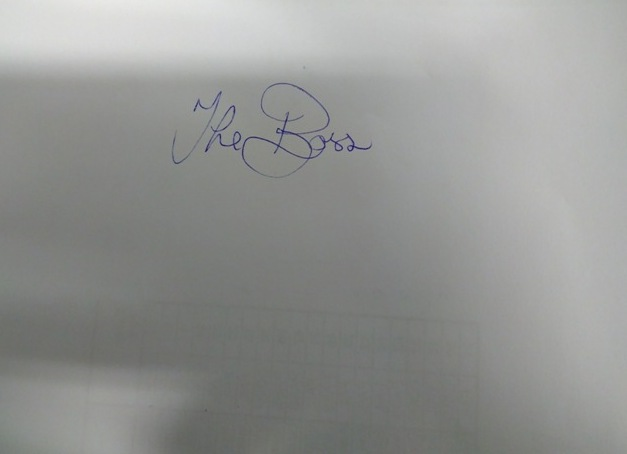
%> input picture Boss.bmp, 627 x 454 px
$ octave note_contrast.m   (GNU Octave 9; MATLAB toolbox functions it lacks are replaced by stand-ins)
%> lines starting %> are read from the running program, lines starting %| are printed output that depends on the picture
%-------------------------------------------------------------------------
% ========================
% Contrast Stretching
% ========================
%
% Copyright (C): Yumin Chen
%
% 02/Feb/2017
%
% Introduction
% ------------------------
% This program aims to stretch the contrast of an image.
% -------------------------------------------------------------------------


clc; % Clear command line
clear all; % Clear all variables
close all; % Close all sub-windows

Image = im2double(imread('Boss.bmp'));
Gray = rgb2gray(Image);

Gmean = mean(Gray(:));
%> Gmean = 0.581
Gstd = std(Gray(:));
%> Gstd = 0.121
Gmin = max(min(Gray(:)), Gmean - Gstd*3);
%> Gmin = 0.218
Gmax = min(max(Gray(:)), Gmean + Gstd*3);
%> Gmax = 0.91

Output = (Gray - Gmin) / (Gmax - Gmin);
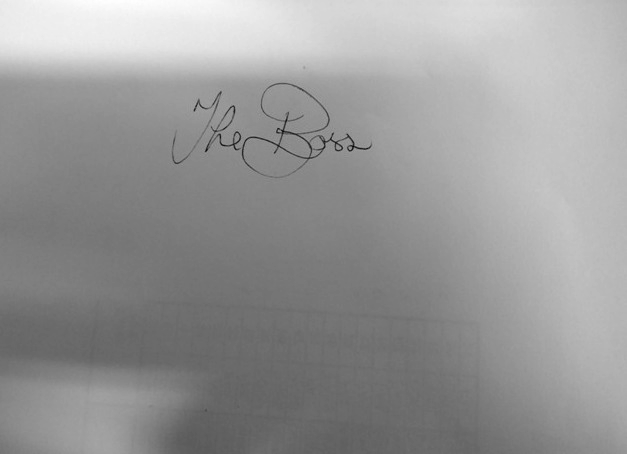
%> Output: size 454x627 double; min -0.178, max 1, mean 0.524; drawn with min black and max white

figure;
subplot(2,2,1), imshow(Gray), title('Original');
subplot(2,2,2), imshow(Output), title('Processed');
subplot(2,2,3), imhist(Gray), title('Original Histgram');
subplot(2,2,4), imhist(Output), title('Processed Histgram');
%> after `title('Processed Histgram')`:
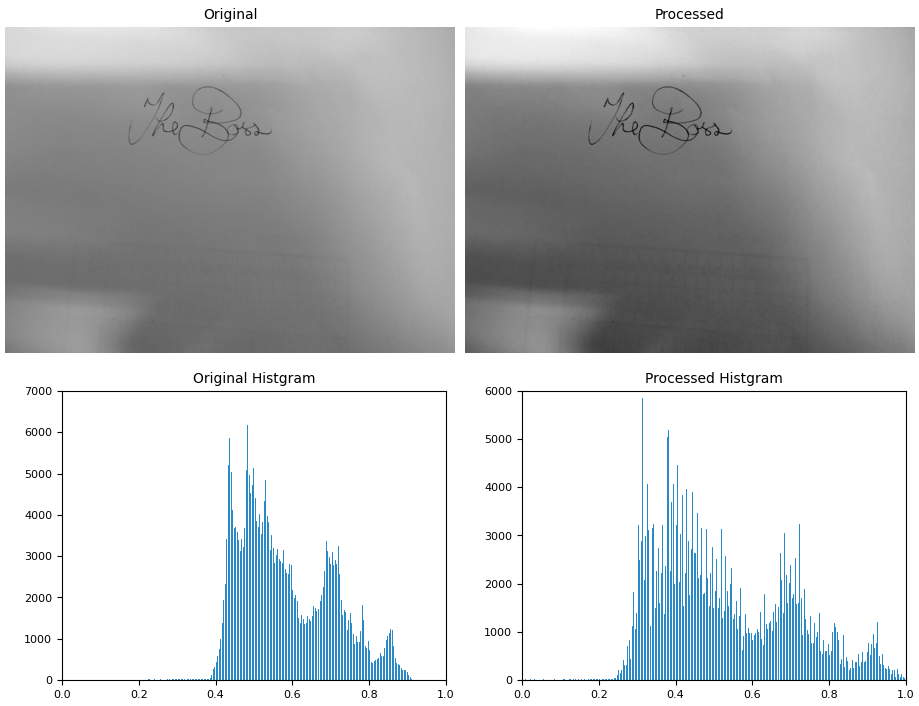
%> figure redrawn from the program's plot data, 4 panels

$ run again, with test.jpg saved as Boss.bmp
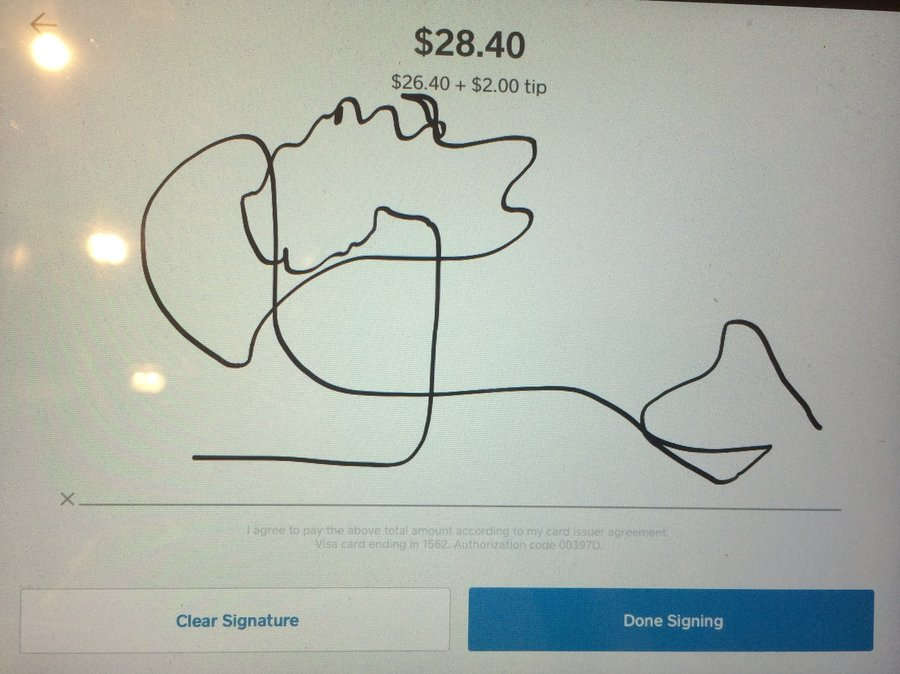
%> input picture test.jpg, 900 x 674 px
%> Gmean = 0.694
%> Gstd = 0.139
%> Gmin = 0.277
%> Gmax = 1
%> `imshow(Output)`:
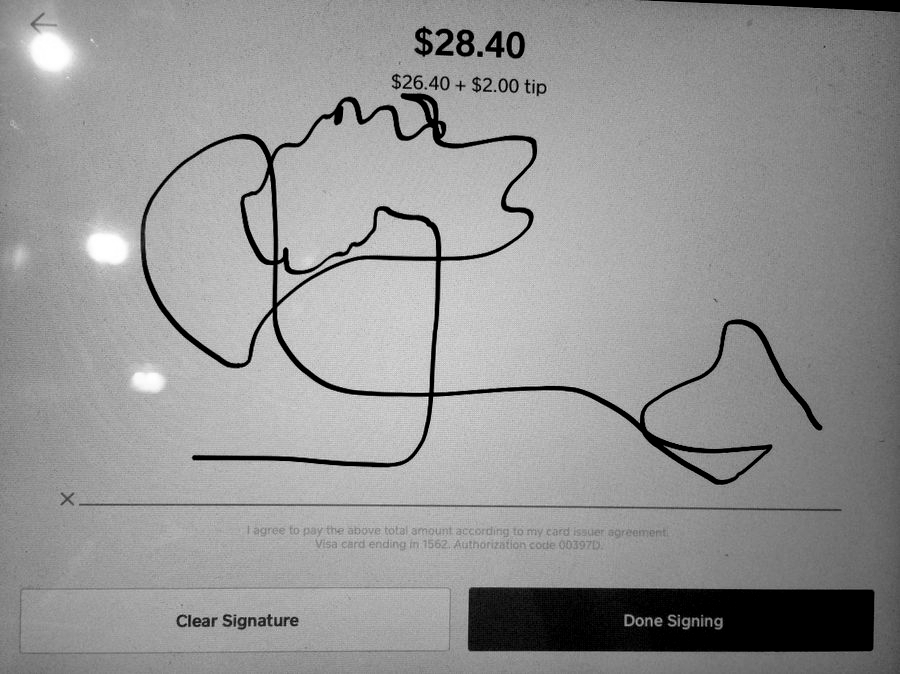
%> displayed picture: size 674x900, on the screen's scale of 0 to 255; min 0, max 255, mean 147.8
%> `title('Processed Histgram')`:
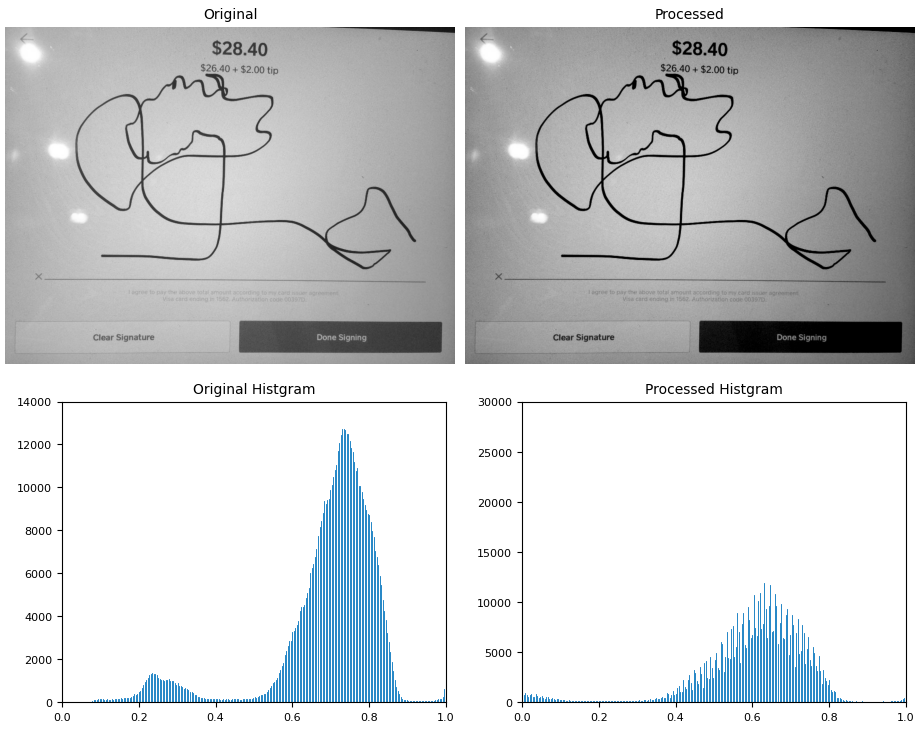
%> figure redrawn from the program's plot data, 4 panels
